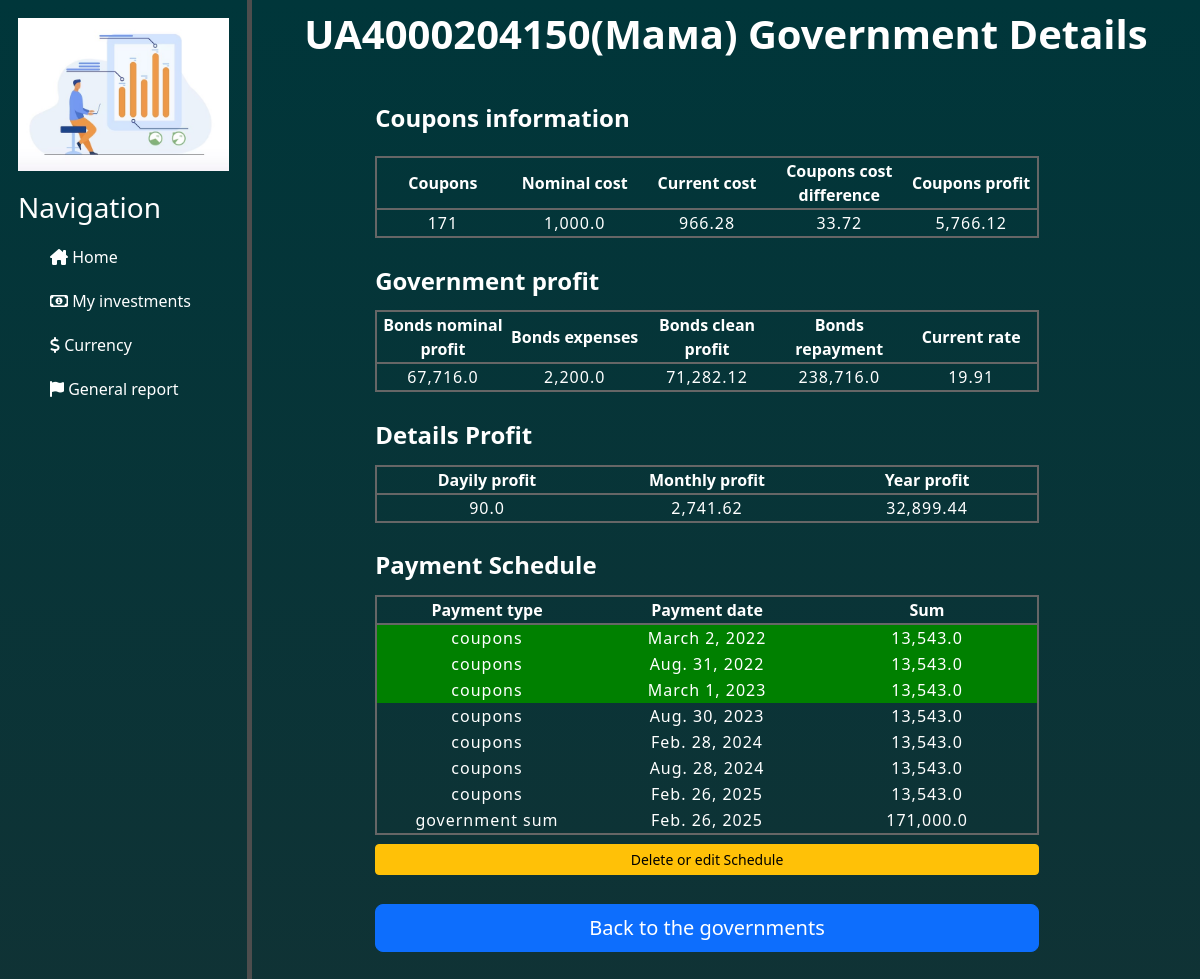
The app's page /governments/government_details/48/, older data.
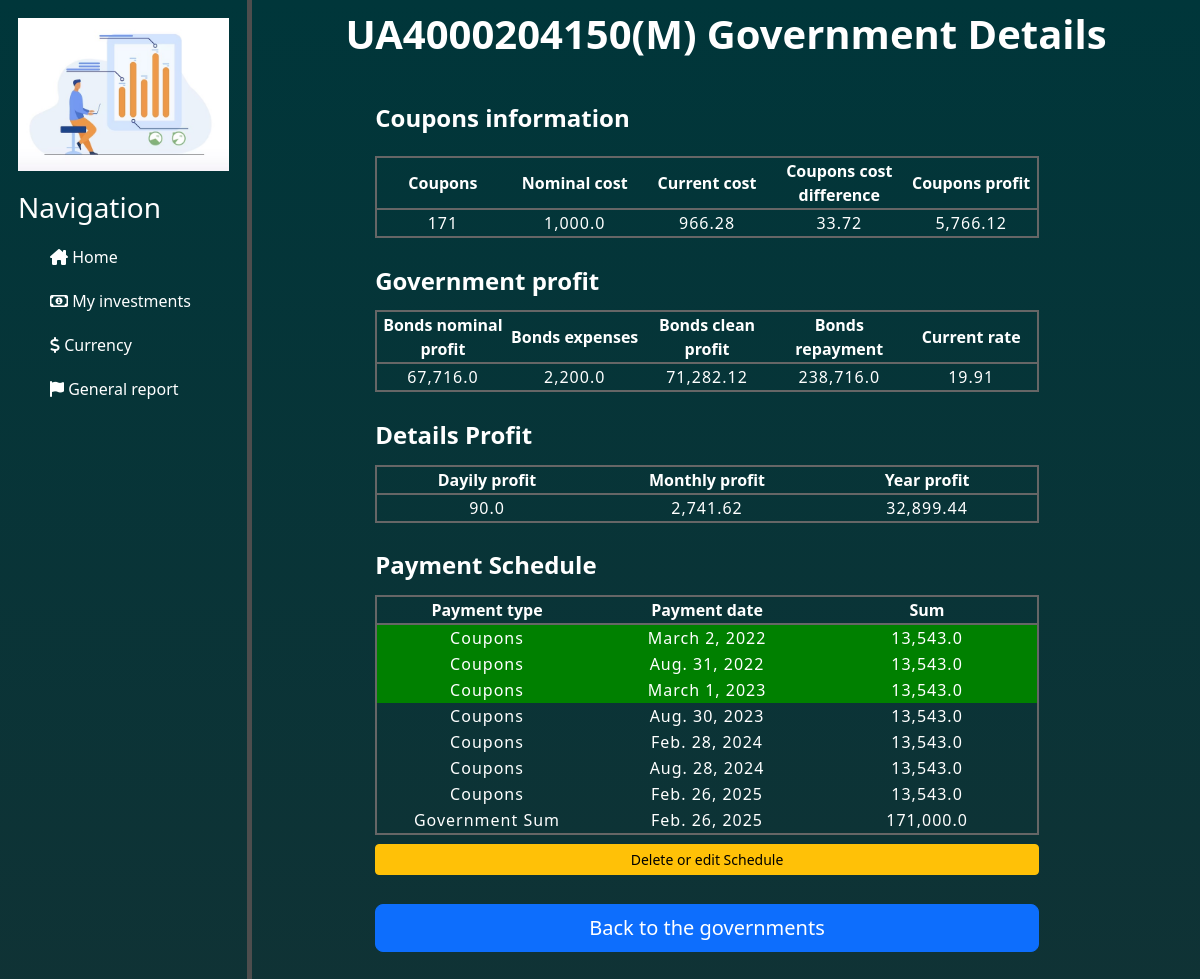
The same page, newer data.
### governments/models.py (models this page shows)
class Governments(BaseTableForProducts):
    class Meta:
        db_table = 'governments'
    type_gv = models.CharField(null=False, max_length=3, blank=False, choices=select_type_gv)    # Тип ОВДП = YTM/SIM
    coupons = models.IntegerField()               # Кількість придбаних купонів
    coupons_nominal_cost = models.FloatField()    # Номінальна вартість купона
    coupons_current_cost = models.FloatField()    # Фактична(по якій придбав) купон
    bonds_repayment_nominal = models.FloatField() # Загальна виплата по ОВДП згідно номіналу (купони + %)
    bonds_expenses = models.FloatField()          # Витрати на обслуговування ОВДП

class GovernmentExtendedIndicators(models.Model):
    class Meta:
        db_table = 'governments_extended_indicators'
    current_rate = models.FloatField()
    bonds_nominal_profit = models.FloatField()    # Номінальний дохід
    bonds_income = models.FloatField()
    coupons_cost_difference = models.FloatField() # Різниця вартості купонів між номінальною і фактичною.
    coupons_profit = models.FloatField()          # Купонний дохід/збиток
    government = models.ForeignKey(Governments, on_delete=models.CASCADE,
                                   related_name='governments_extended_indicators')

class GovernmentIndicators(BaseTableForIndicators):
    class Meta:
        db_table = 'governments_indicators'
    government = models.ForeignKey(Governments, on_delete=models.CASCADE,
                                   related_name='governments_indicators')

class PaymentSchedule(models.Model):
    class Meta:
        db_table = 'payments_schedule'
    payment_type = models.CharField(null=False, max_length=30, blank=False, choices=select_type_payment)
    payment_date = models.DateField()  # Дата виплати
    payment_sum = models.FloatField()  # Сума виплати
    government = models.ForeignKey(Governments, on_delete=models.CASCADE, related_name='payments_schedule')

### governments/views.py (the view)
# urls.py: path('government_details/<int:government_id>/', views.government_details, name='government_details'),
def government_details(request, government_id):
    government = Governments.objects.get(id=government_id)
    return render(request, 'governments/government_details.html', {'government': government})

### governments/templates/governments/government_details.html (shortened to what this page needs)
{% extends 'main/layout.html' %}
{% load humanize %}
{% block content %}
    <div class="block_information_about_deposits">
        <div class="title">
                <h1><b> {{ government.name }} Government Details </b></h1>
        </div>
        {% if government %}
            <div class="block_deposits_report">
                <div class="title_details_governments">
                    <h4><b>  Coupons information </b></h4>
                </div>
                <table class="table_deposits_report">
                    <tr>
                        <th> Coupons </th>
                        <th> Nominal cost </th>
                        <th> Current cost </th>
                        <th> Coupons cost difference </th>
                        <th> Coupons profit </th>
                    </tr>
                    <tr>
                        <td>{{ government.coupons }}</td>
                        <td>{{ government.coupons_nominal_cost|intcomma }}</td>
                        <td>{{ government.coupons_current_cost|intcomma }} </td>
                        {% for extend_indicator in government.governments_extended_indicators.all %}
                            <td>{{ extend_indicator.coupons_cost_difference }}</td>
                            <td>{{ extend_indicator.coupons_profit|intcomma }}</td>
                        {% endfor %}
                    </tr>
                </table>
            </div>
            <div>
                <div class="title_details_governments">
                    <h4><b>  Government profit </b></h4>
                </div>
                {% for indicator in government.governments_extended_indicators.all %}
                    <table class="table_deposits_report">
                        <tr>
                            <th> Bonds nominal profit </th>
                            <th> Bonds expenses </th>
                            <th> Bonds clean profit </th>
                            <th> Bonds repayment </th>
                            <th> Current rate </th>
                        </tr>
                        <tr>
                            <td>{{ indicator.bonds_nominal_profit|intcomma }} </td>
                            <td>{{ government.bonds_expenses|intcomma }} </td>
                            <td>{{ indicator.bonds_income|intcomma }} </td>
                            <td>{{ government.bonds_repayment_nominal|intcomma }} </td>
                            <td>{{ indicator.current_rate }} </td>
                        </tr>
                    </table>
                {% endfor %}
            </div>
            <div class="block_table_deposits_report">
                <div class="title_details_governments">
                    <h4><b>  Details Profit </b></h4>
                </div>
                <table class="table_deposits_report">
                    <tr>
                        <th> Dayily profit </th>
                        <th> Monthly profit </th>
                        <th> Year profit </th>
                    </tr>
                    {% for indicator in government.governments_indicators.all %}
                        <tr>
                            <td> {{ indicator.dayily_profit|intcomma }}</td>
                            <td> {{ indicator.month_profit|intcomma }}</td>
                            <td> {{ indicator.year_profit|intcomma }}</td>
                        </tr>
                    {% endfor %}
                </table>
            </div>
            {% if government.payments_schedule.all %}
                <div class="block_table_deposits_report">
                    <div class="title_details_governments">
                        <h4><b>  Payment Schedule </b></h4>
                    </div>
                    <table class="table_deposits_report">
                        <tr>
                            <th scope="col"> Payment type </th>
                            <th scope="col"> Payment date</th>
                            <th> Sum </th>
                        </tr>
                        {% for element in government.payments_schedule.all %}
                            <tr>
                                <td class="government-type-cell">{{ element.payment_type }}</td>
                                <td class="government-date-cell">{{ element.payment_date }}</td>
                                <td class="government-payment-cell">{{ element.payment_sum|intcomma }} </td>
                            </tr>
                        {% endfor %}
                    </table>
                    <button type="button" name="submit_btn" class="btn btn-warning btn-sm btn-delete-edit-schedule"
                            onclick="window.location.href ='{% url 'add_schedule' government_id=government.id %}'">
                            Delete or edit Schedule
                    </button>
                </div>
            {% endif %}
        {% endif %}
        <div class="div_buttons_add_schedule">
            <button type="submit" name="submit_and_redirect" class="btn btn-primary btn-lg btn-schedule-back-gov"
                    onclick="window.location.href ='{% url 'general_information_on_governments' %}'"> Back to the governments
            </button>
        </div>
    </div>
{% endblock %}

### main/templates/main/layout.html (shortened to what this page needs)
{% load static %}
<!doctype html>
<html lang="en">
<head>
    <link rel="stylesheet" href="{% static 'main/css/normalize.css' %}">
    <link href="https://cdn.jsdelivr.net/npm/bootstrap@5.3.0-alpha1/dist/css/bootstrap.min.css" rel="stylesheet">
    <link rel="stylesheet" href="https://use.fontawesome.com/releases/v6.2.1/css/all.css">
    <link rel="stylesheet" href="{% static 'main/css/home.css' %}">
    <link rel="stylesheet" href="{% static 'operations/css/operations.css' %}">
    <link rel="stylesheet" href="{% static 'deposits/css/add_deposit.css' %}">
    <link rel="stylesheet" href="{% static 'deposits/css/add_to_deposit.css' %}">
    <link rel="stylesheet" href="{% static 'deposits/css/delete_deposits.css' %}">
    <link rel="stylesheet" href="{% static 'currency/css/currency.css' %}">
    <link rel="stylesheet" href="{% static 'loans/css/add_loan.css' %}">
    <link rel="stylesheet" href="{% static 'css/general.css' %}">
    <link rel="stylesheet" href="{% static 'governments/css/general_information_governments.css' %}">
    <link rel="stylesheet" href="{% static 'governments/css/add_schedule.css' %}">
    <link rel="stylesheet" href="{% static 'governments/css/government_details.css' %}">
    <link rel="stylesheet" href="{% static 'governments/css/payments_schedule.css' %}">
    <link rel="stylesheet" href="{% static 'generalreport/css/generalreport.css' %}">
</head>
<body>
    <aside>
        <img src="{% static 'main/img/analitics.jpg' %}" alt="logo">
        <h3> Navigation </h3>
        <ul>
            <a href="{% url 'home' %}">      <li> <i class="fa-sharp fa-solid fa-house-chimney"></i> Home </li></a>
            <a href="{% url 'operations' %}"> <li> <i class="fa-regular fa-money-bill-1"> </i> My investments  </li></a>
            <a href="{% url 'currency' %}">  <li>  <i class="fa-solid fa-dollar-sign">    </i> Currency    </li></a>
            <a href="{% url 'general_report' %}"> <li> <i class="fa-solid fa-flag">           </i> General report </li></a>
        </ul>
    </aside>
    {% block content %}{% endblock %}
</body>
</html>

### main/static/main/css/home.css (style rules this page uses)
body { background: linear-gradient(#00363a,#2c2c2c); color: white; }
aside { float : left; linear-gradient(#00363a,#2c2c2c); width : 21%; padding: 1.5%; height: 350vh; color: white; border-right: 5px solid #4d4d4d; }
aside img { width: 100%; }
aside h3 { margin-top: 20px; }
aside ul { list-style: none }
aside ul li { margin-top: 20px; color: white; display : block; transition: transform .3s ease; }
aside ul li:hover, ul a { color : yellow; text-decoration: none; transform: scale(1.05); }

### operations/static/operations/css/operations.css (style rules this page uses)
.title { text-align: center; padding: 10px; }
.block_information_about_deposits { display: flex; flex-direction: column; }
.block_deposits_report { display: flex; flex-direction: column; }
.table_deposits_report { table-layout: fixed; margin-left: 13%; margin-top: 15px; margin-right: 10px; width: 70%; border: 2px solid #666666; }
.table_deposits_report th { text-align: center; border: #666666; border-bottom: 2px solid #666666; }
.table_deposits_report td { text-align: center; letter-spacing: 1px; }
.table_deposits_report td { letter-spacing: 1px; }
.table_deposits_report th:nth-child(1) { text-align: center; }
.table_deposits_report td:nth-child(1) { width: 25%; text-align: center; }
.table_deposits_report td:nth-child(2) { width: 25%; text-align: center; }
.table_deposits_report td:nth-child(3) { width: 25%; text-align: center; }
.table_deposits_report td:nth-child(4) { width: 25%; text-align: center; }

### governments/static/governments/css/add_schedule.css (style rules this page uses)
.div_buttons_add_schedule { display: flex; flex-direction: column; }

### governments/static/governments/css/government_details.css (style rules this page uses)
.title_details_governments { margin-left: 13%; margin-top: 3%; }
.btn-schedule-back-gov { margin-left: 13%; width: 70%; margin-top: 3%; margin-bottom: 3%; }
.btn-delete-edit-schedule { margin-left: 13%; margin-top: 1%; width: 70%; }

Row changes from the older to the newer data that the page shows:
changed Governments: name "UA4000204150(Мама)" → "UA4000204150(М)"
changed PaymentSchedule "March 2, 2022": payment_type "coupons" → "Coupons"
changed PaymentSchedule "Aug. 31, 2022": payment_type "coupons" → "Coupons"
changed PaymentSchedule "March 1, 2023": payment_type "coupons" → "Coupons"
changed PaymentSchedule "Aug. 30, 2023": payment_type "coupons" → "Coupons"
changed PaymentSchedule "Feb. 28, 2024": payment_type "coupons" → "Coupons"
changed PaymentSchedule "Aug. 28, 2024": payment_type "coupons" → "Coupons"
changed PaymentSchedule (number 7 of 8 on the later page): payment_type "coupons" → "Coupons"
changed PaymentSchedule: payment_type "government sum" → "Government Sum"
